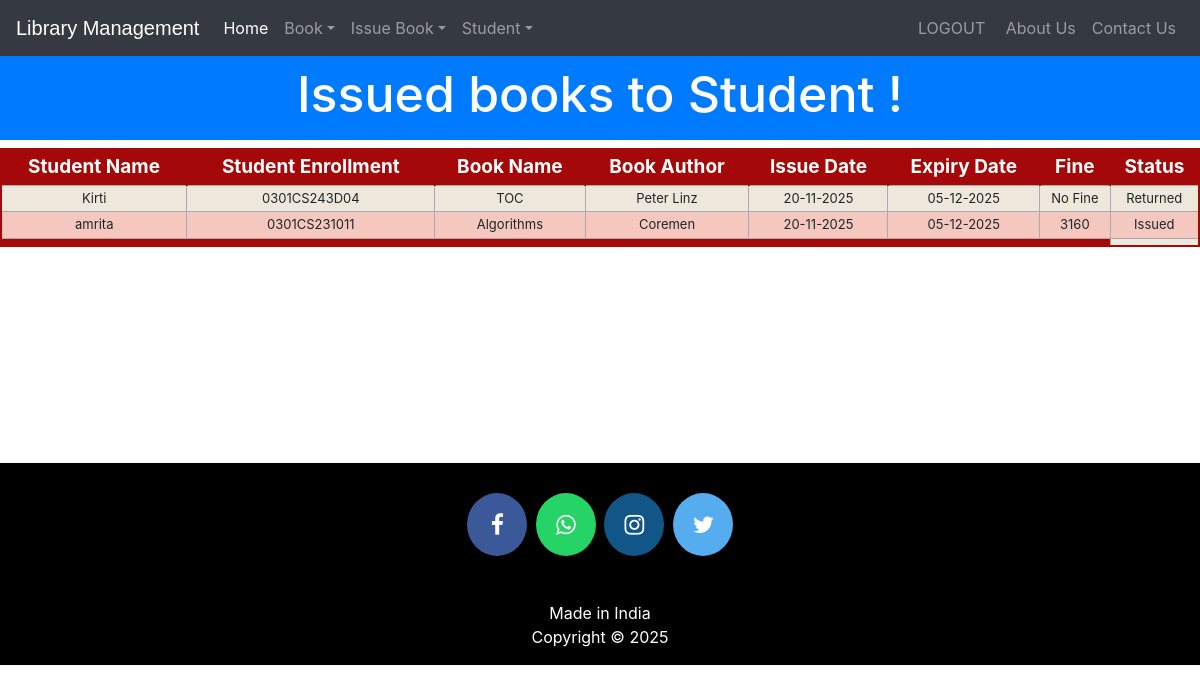
The page /viewissuedbook (signed in) on the database its author committed.
### library/models.py (models this page shows, shortened)
class StudentExtra(models.Model):
    user=models.OneToOneField(User,on_delete=models.CASCADE)
    enrollment = models.CharField(max_length=40)
    branch = models.CharField(max_length=40)
    @property
    def get_name(self):
        return self.user.first_name

class Book(models.Model):
    catchoice= [
        ('mechanical', 'Mechanical'),
        ('ec', 'EC'),
        ('computer_science', 'Computer_Science'),
        ('electrical', 'Electrical'),
        ('civil', 'Civil'),
        ]
    name=models.CharField(max_length=30)
    isbn=models.PositiveIntegerField()
    author=models.CharField(max_length=40)
    category=models.CharField(max_length=30,choices=catchoice,default='education')

class IssuedBook(models.Model):
    enrollment=models.CharField(max_length=30)
    isbn=models.CharField(max_length=30)
    issuedate=models.DateField(auto_now=True)
    expirydate=models.DateField(default=get_expiry)
    statuschoice= [
        ('Issued', 'Issued'),
        ('Returned', 'Returned'),
        ]
    status=models.CharField(max_length=20,choices=statuschoice,default="Issued")

### library/views.py (the view)
# urls.py: path('viewissuedbook', views.viewissuedbook_view),
@login_required(login_url='adminlogin')
@user_passes_test(is_admin)
def viewissuedbook_view(request):
    issuedbooks = models.IssuedBook.objects.all()
    li = []
    for ib in issuedbooks:
        issdate = ib.issuedate.strftime("%d-%m-%Y")
        expdate = ib.expirydate.strftime("%d-%m-%Y")
        days = (date.today() - ib.issuedate).days
        fine = (days - 15) * 10 if days > 15 else 0
        book = models.Book.objects.filter(isbn=ib.isbn).first()
        student = models.StudentExtra.objects.filter(enrollment=ib.enrollment).first()
        if not book or not student:
            continue
        t = (
            student.get_name,
            student.enrollment,
            book.name,
            book.author,
            issdate,
            expdate,
            fine,
            ib.status
        )
        li.append(t)
    return render(request, 'library/viewissuedbook.html', {'li': li})

### library/views.py (called while the page is built)
def is_admin(user):
    if user.is_superuser or user.is_staff:
        return True
    else:
        return False

### templates/library/viewissuedbook.html (shortened to what this page needs)
<!DOCTYPE html>
<html lang="en" dir="ltr">
  <head>
  </head>
  <body>
    {% include "library/navbaradmin.html" %}
    <br>
    <br>
    <h3 class="p-3 mb-2 bg-primary text-white" style = 'font-size: 50px;text-align:center;margin-bottom:0px;'>Issued books to Student !</h3>
{% if li%}
    <table class="redTable">
    <thead>
    <tr>
    <th>Student Name</th>
    <th>Student Enrollment</th>
    <th>Book Name</th>
    <th>Book Author</th>
    <th>Issue Date</th>
    <th>Expiry Date</th>
    <th>Fine</th>
    <th>Status</th>
    </tr>
    </thead>
    <tfoot>
    <tr>
    <td colspan="7">
    </td>
    </tr>
    </tfoot>
    <tbody>
      {% for t in li %}
        <tr>
          <td>{{t.0}}</td>
          <td>{{t.1}}</td>
          <td>{{t.2}}</td>
          <td>{{t.3}}</td>
          <td>{{t.4}}</td>
          <td>{{t.5}}</td>
          <td> {% if t.7 == "Returned" %}
            No Fine
            {% else %}
            {{t.6}}
          {% endif %}</td>
          <td>{{t.7}}</td>
        </tr>
        {%endfor%}
    </tbody>
    </table>
    {%else%}
    <h1> 0 book Issued</h1>
    {%endif%}
    <br><br><br><br><br><br><br><br><br>
  {% include "library/footer.html" %}
  </body>
</html>

### templates/library/viewissuedbook.html (style rules this page uses)
table.redTable { border: 2px solid #A40808; background-color: #EEE7DB; width: 100%; text-align: center; border-collapse: collapse; }
table.redTable td, table.redTable th { border: 1px solid #AAAAAA; padding: 3px 2px; }
table.redTable tbody td { font-size: 13px; }
table.redTable tr:nth-child(even) { background: #F5C8BF; }
table.redTable thead { background: #A40808; }
table.redTable thead th { font-size: 19px; font-weight: bold; color: #FFFFFF; text-align: center; border-left: 2px solid #A40808; }
table.redTable thead th:first-child { border-left: none; }
table.redTable tfoot { font-size: 13px; font-weight: bold; color: #FFFFFF; background: #A40808; }
table.redTable tfoot td { font-size: 13px; }

### rows shown on the page
StudentExtra: enrollment "0301CS243D04"
Book: name "TOC", author "Peter Linz"
IssuedBook: status "Returned"
StudentExtra: enrollment "0301CS231011"
Book: name "Algorithms", author "Coremen"
IssuedBook: status "Issued"

### other values the page prints
{{ t.0 }} "Kirti" "amrita"
{{ t.4 }} "20-11-2025" "20-11-2025"
{{ t.5 }} "05-12-2025" "05-12-2025"
{{ t.6 }} "3160"
